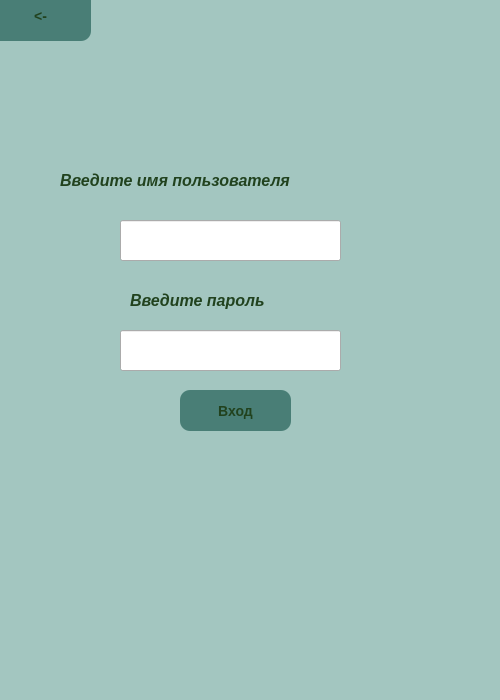
<?xml version="1.0" encoding="UTF-8"?>
<ui version="4.0">
 <class>Form</class>
 <widget class="QWidget" name="Form">
  <property name="geometry">
   <rect>
    <x>0</x>
    <y>0</y>
    <width>500</width>
    <height>700</height>
   </rect>
  </property>
  <property name="minimumSize">
   <size>
    <width>500</width>
    <height>700</height>
   </size>
  </property>
  <property name="maximumSize">
   <size>
    <width>500</width>
    <height>700</height>
   </size>
  </property>
  <property name="windowTitle">
   <string>Form</string>
  </property>
  <property name="styleSheet">
   <string notr="true"/>
  </property>
  <widget class="QLabel" name="label">
   <property name="geometry">
    <rect>
     <x>60</x>
     <y>150</y>
     <width>361</width>
     <height>61</height>
    </rect>
   </property>
   <property name="font">
    <font>
     <pointsize>10</pointsize>
    </font>
   </property>
   <property name="styleSheet">
    <string notr="true">color:#21421e;</string>
   </property>
   <property name="text">
    <string>&lt;html&gt;&lt;head/&gt;&lt;body&gt;&lt;p&gt;&lt;span style=&quot; font-size:12pt; font-weight:600; font-style:italic;&quot;&gt;Введите имя пользователя&lt;/span&gt;&lt;/p&gt;&lt;/body&gt;&lt;/html&gt;</string>
   </property>
  </widget>
  <widget class="QLabel" name="label_2">
   <property name="geometry">
    <rect>
     <x>200</x>
     <y>120</y>
     <width>35</width>
     <height>10</height>
    </rect>
   </property>
   <property name="text">
    <string/>
   </property>
  </widget>
  <widget class="QLineEdit" name="niname">
   <property name="geometry">
    <rect>
     <x>120</x>
     <y>220</y>
     <width>221</width>
     <height>41</height>
    </rect>
   </property>
   <property name="styleSheet">
    <string notr="true">color:#21421e;</string>
   </property>
  </widget>
  <widget class="QLineEdit" name="passw">
   <property name="geometry">
    <rect>
     <x>120</x>
     <y>330</y>
     <width>221</width>
     <height>41</height>
    </rect>
   </property>
  </widget>
  <widget class="QLabel" name="label_3">
   <property name="geometry">
    <rect>
     <x>130</x>
     <y>260</y>
     <width>351</width>
     <height>81</height>
    </rect>
   </property>
   <property name="font">
    <font>
     <pointsize>10</pointsize>
    </font>
   </property>
   <property name="styleSheet">
    <string notr="true">color:#21421e;</string>
   </property>
   <property name="text">
    <string>&lt;html&gt;&lt;head/&gt;&lt;body&gt;&lt;p&gt;&lt;span style=&quot; font-size:12pt; font-weight:600; font-style:italic;&quot;&gt;Введите пароль&lt;/span&gt;&lt;/p&gt;&lt;/body&gt;&lt;/html&gt;</string>
   </property>
  </widget>
  <widget class="QPushButton" name="entrance">
   <property name="geometry">
    <rect>
     <x>180</x>
     <y>390</y>
     <width>111</width>
     <height>41</height>
    </rect>
   </property>
   <property name="font">
    <font>
     <pointsize>-1</pointsize>
     <weight>75</weight>
     <italic>false</italic>
     <bold>true</bold>
    </font>
   </property>
   <property name="cursor">
    <cursorShape>PointingHandCursor</cursorShape>
   </property>
   <property name="styleSheet">
    <string notr="true">background-color:#497e76;
color:#21421e;
border-stule:outset;
border-width:2px;
border-radius:10px;
border-color:white;
font:bold 14px;
padding:10px;
min-width:10px;
</string>
   </property>
   <property name="text">
    <string>Вход</string>
   </property>
  </widget>
  <widget class="QPushButton" name="back">
   <property name="geometry">
    <rect>
     <x>-10</x>
     <y>-10</y>
     <width>101</width>
     <height>51</height>
    </rect>
   </property>
   <property name="cursor">
    <cursorShape>PointingHandCursor</cursorShape>
   </property>
   <property name="styleSheet">
    <string notr="true">background-color:#497e76;
color:#21421e;
border-stule:outset;
border-width:2px;
border-radius:10px;
border-color:white;
font:bold 14px;
padding:10px;
min-width:10px;
</string>
   </property>
   <property name="text">
    <string>&lt;-</string>
   </property>
  </widget>
  <widget class="QLabel" name="label_4">
   <property name="geometry">
    <rect>
     <x>-10</x>
     <y>-10</y>
     <width>561</width>
     <height>721</height>
    </rect>
   </property>
   <property name="styleSheet">
    <string notr="true">background-color:#a3c6c0;
color:#20603d;
border-stule:outset;
border-width:2px;
border-radius:10px;
border-color:white;
font:bold 14px;
padding:10px;
min-width:10px;
</string>
   </property>
   <property name="text">
    <string/>
   </property>
  </widget>
  <zorder>label_4</zorder>
  <zorder>label</zorder>
  <zorder>label_2</zorder>
  <zorder>passw</zorder>
  <zorder>label_3</zorder>
  <zorder>entrance</zorder>
  <zorder>back</zorder>
  <zorder>niname</zorder>
 </widget>
 <resources/>
 <connections/>
</ui>
